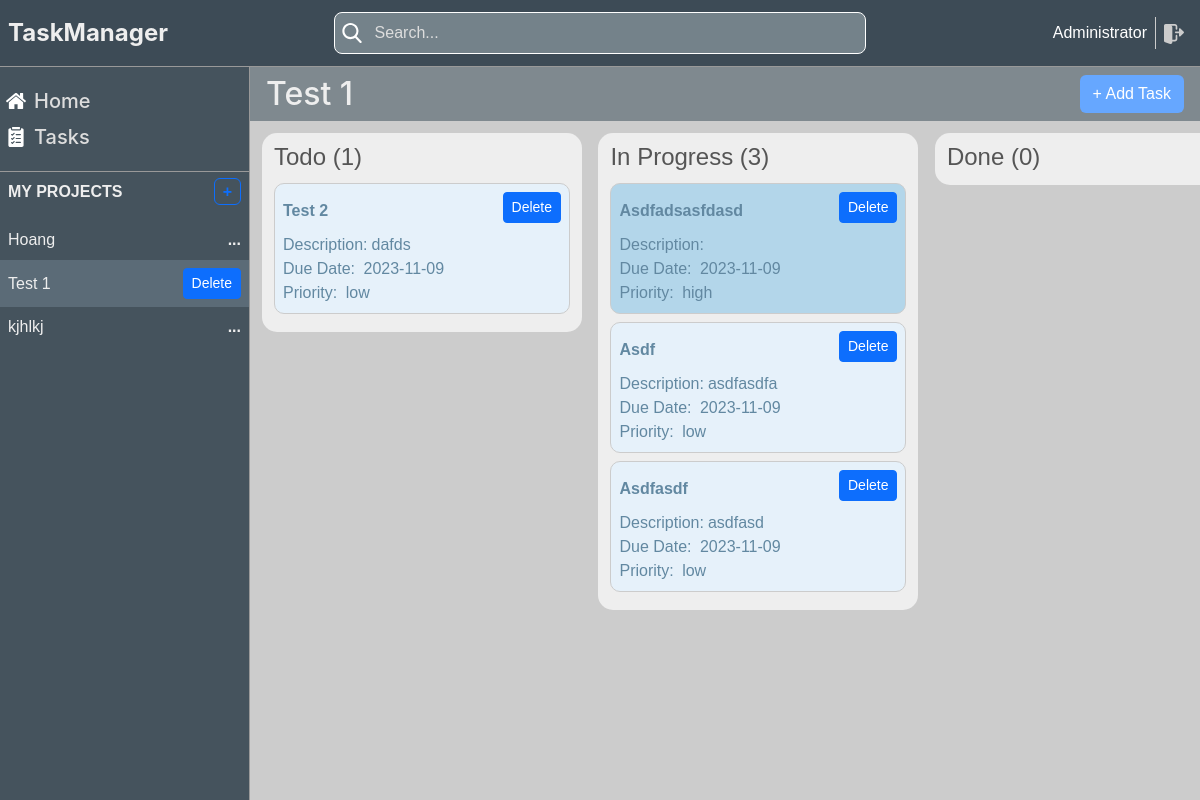
Before: /projects/2 (signed in) with the older database file.
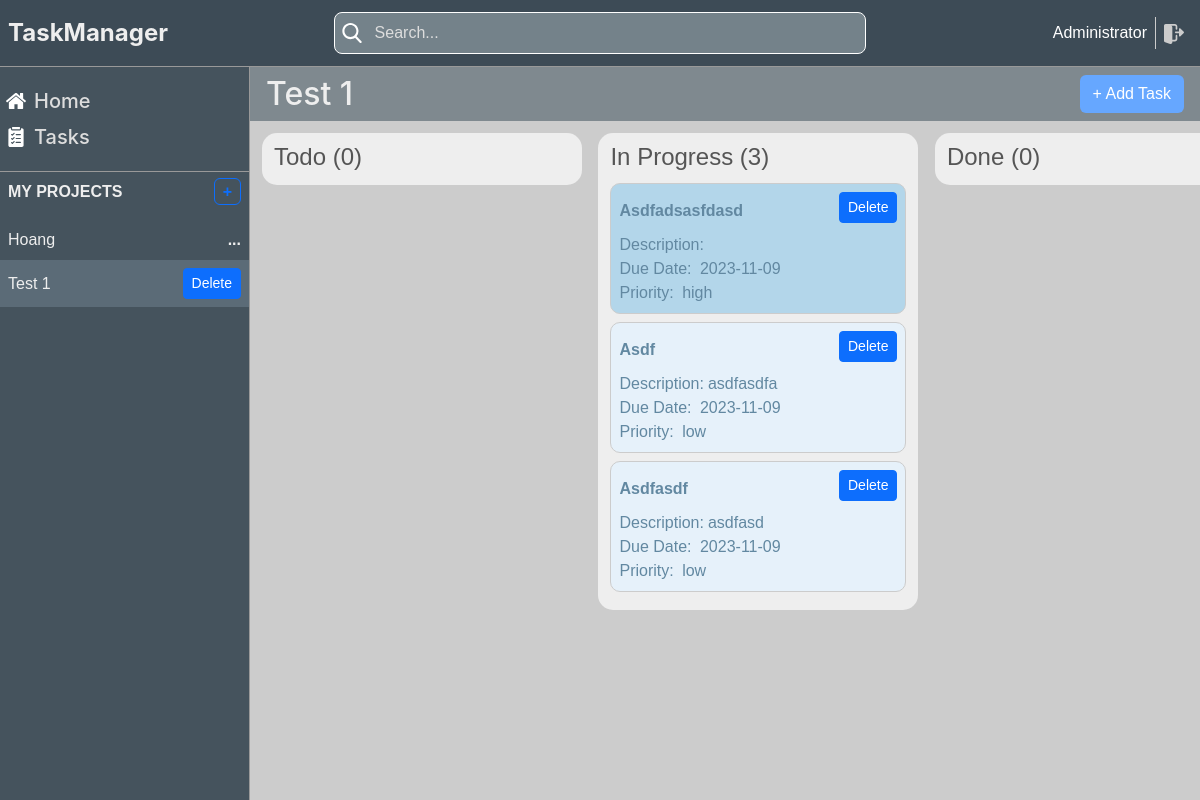
After: the same page with the newer database file.
### task_management/models.py (models this page shows, shortened)
class Project(db.Model):
    __tablename__ = 'project'
    id = db.Column(db.Integer, primary_key=True)
    name = db.Column(db.String(255))
    description = db.Column(db.Text)
    status = db.Column(db.String(100))
    active = db.Column(db.Boolean, default=True)
    sequence = db.Column(db.Integer)
    manager_id = db.Column(db.Integer, db.ForeignKey('user.id'))
    date_start = db.Column(db.Date)
    date_end = db.Column(db.Date)
    created_at = db.Column(db.DateTime, default=db.func.current_timestamp())
    updated_at = db.Column(db.DateTime, default=db.func.current_timestamp())
    create_uid = db.Column(db.Integer, default=0)
    write_uid = db.Column(db.Integer, default=0)
    tasks = db.relationship('Task', backref='project')
    progress = db.Column(db.Float)

class Task(db.Model):
    __tablename__ = 'task'
    id = db.Column(db.Integer, primary_key=True)
    project_id = db.Column(db.Integer, db.ForeignKey('project.id'))
    user_id = db.Column(db.Integer, db.ForeignKey('user.id'))
    status = db.Column(db.String(100))
    name = db.Column(db.String(255))
    description = db.Column(db.Text)
    active = db.Column(db.Boolean, default=True)
    priority = db.Column(db.Integer)
    sequence = db.Column(db.Integer)
    date_start = db.Column(db.Date)
    date_end = db.Column(db.Date)
    created_at = db.Column(db.DateTime, default=db.func.current_timestamp())
    updated_at = db.Column(db.DateTime, default=db.func.current_timestamp())

### task_management/project/views.py (the view)
@project_blueprint.route('/<int:project_id>', methods=['GET'])
@login_required
def project_by_id(project_id):
    project = db.get_or_404(Project, ident=project_id)
    session['active_project_id'] = project.id
    tasks = Task.query.filter(Task.project_id == project_id).all()
    task_list = get_task_list(tasks)
    return index(project_id=project, task_list=task_list)

### task_management/models.py (called while the page is built)
@login_manager.user_loader
def load_user(user_id):
    return User.query.get(int(user_id))

### task_management/routes.py (called while the page is built)
def login_required(f):
    @wraps(f)
    def decorated_function(*args, **kwargs):
        if not current_user.is_authenticated:
            return redirect(url_for('login'))
        return f(*args, **kwargs)
    return decorated_function

@app.route('/')
@login_required
def index(project_id=None, task_list=None, task_id=None):
    projects = Project.query.filter(Project.manager_id == current_user.id).all()
    mode = session.get('mode', '')
    if session.get('active_project_id'):
        project_id = Project.query.get(session.get('active_project_id'))
    return render_template('index.html',
                           projects=projects,
                           mode=mode,
                           active_project_id=project_id,
                           task_id=task_id,
                           task_list=task_list)

### task_management/templates/index.html (shortened to what this page needs)
<!DOCTYPE html>
<html lang="en">
<head>
    <link rel="stylesheet" href="https://cdn.jsdelivr.net/npm/bootstrap@5.2.3/dist/css/bootstrap.min.css"
>
    <link href="{{ url_for('static', filename='css/styles.css') }}" rel="stylesheet" type="text/css">
    <link href="{{ url_for('static', filename='css/default.css') }}" rel="stylesheet" type="text/css">
</head>
<body style="height: 100vh;max-height: 100%">
<div style="background: white" class="d-flex flex-column h-100">
    {% include 'header.html' %}
    <div class="d-flex" style="flex: 1;overflow: hidden">
        {% include 'sidebar.html' %}
        {% include 'content.html' %}
    </div>
</div>
</body>
</html>

### task_management/templates/sidebar.html (shortened to what this page needs)
<div class="sidebar box-shadow">
    <div class="sidebar-list"
         style="border-bottom: 1px solid #999">
        <div class="sidebar-item">
            <span>
                Home
            </span>
        </div>
        <a href="{{ url_for('tasks.tasks') }}">
            <div class="sidebar-item">
                <span>
                    Tasks
                </span>
            </div>
        </a>
    </div>
    <div class="sidebar-content">
        <div id="my-projects" class="sidebar-header">
            <span>my projects</span>
            <a href="{{ url_for('projects.new_project') }}">
                <span class="add-project border border-primary py-1 px-2 rounded-2">
                </span>
            </a>
        </div>
        <div class="project-list">
            {% for project in projects %}
                {% if project.id == session.active_project_id %}
                    <div class="project-item active"
                         onclick="window.location.href='{{ url_for('projects.project_by_id', project_id=project.id) }}'">
                        <p>{{ project.name }}</p>
                        <span>
                            <button class="btn btn-primary btn-sm" onclick="event.stopPropagation(); window.location.href='/projects/delete/{{ project.id }}'">
                                Delete
                            </button>
                        </span>
                    </div>
                {% else %}
                    <div class="project-item"
                         onclick="window.location.href='{{ url_for('projects.project_by_id', project_id=project.id) }}'">
                        <p>{{ project.name }}</p>
                        <span>...</span>
                    </div>
                {% endif %}
            {% endfor %}
        </div>
    </div>
</div>

### task_management/templates/content.html
<div class="content" id="content-window">
    {% if task_id != None %}
        <div class="content-header">
            <h2>{{ task_id.name }}</h2>
        </div>
        <div class="content-container">
            <div class="content-option">
                {% if mode != 'edit' %}
                    <button class="btn btn-primary" onclick="editTask({{ task_id.id }})">
                        Edit Task
                    </button>
                {% else %}
                    <div class="m-1">
                        <button class="btn btn-primary" type="submit" onclick="saveTask({{ task_id.id }})">
                            Save Task
                        </button>
                        <button class="btn btn-danger" onclick="window.location.href='/tasks/{{ task_id.id }}'">
                            Cancel
                        </button>
                    </div>
                {% endif %}
                <div>
                    <button id="todo"
                            class="btn {% if task_id.status == 'todo' %} btn-primary {% else %}btn-secondary {% endif %}"
                            onclick="updateTaskStatus('{{ task_id.id }}', 'todo')">
                        To Do
                    </button>
                    <button id="in-progress"
                            class="btn {% if task_id.status == 'in-progress' %} btn-primary {% else %}btn-secondary {% endif %}"
                            onclick="updateTaskStatus('{{ task_id.id }}', 'in-progress')">
                        In Progress
                    </button>
                    <button id="done"
                            class="btn {% if task_id.status == 'done' %} btn-primary {% else %}btn-secondary {% endif %}"
                            onclick="updateTaskStatus('{{ task_id.id }}', 'done')">
                        Done
                    </button>
                </div>
            </div>
            <div class="content-task">
                <div>
                    <div class="content-task-line">
                        <label for="name">Task Name:</label>
                        <input type="text" id="name" name="name" value="{{ task_id.name }}" {% if mode != 'edit' %}
                               disabled {% endif %}/>
                    </div>
                    <div class="content-task-line">
                        <label for="active">Active:</label>
                        <input type="checkbox" id="active" name="active" {% if task_id.active %}
                               checked {% endif %} {% if mode != 'edit' %} disabled {% endif %}/>
                    </div>
                    <div class="content-task-line">
                        <label for="priority">Priority:</label>
                        <select id="priority" name="priority" {% if mode != 'edit' %} disabled {% endif %}>
                            <option value="low" {% if task_id.priority == 'low' %} selected {% endif %}>Low</option>
                            <option value="medium" {% if task_id.priority == 'medium' %} selected {% endif %}>Medium
                            </option>
                            <option value="high" {% if task_id.priority == 'high' %} selected {% endif %}>High</option>
                        </select>
                    </div>
                </div>
                <div>
                    <div class="content-task-line">
                        <label for="project_id">Project:</label>
                        <select id="project_id" name="project_id" {% if mode != 'edit' %} disabled {% endif %}>
                            {% for project in projects %}
                                <option value="{{ project.id }}" {% if task_id.project_id == project.id %} selected
                                {% endif %}>{{ project.name }}</option>
                            {% endfor %}
                        </select>
                    </div>
                    <div class="content-task-line">
                        <label for="status">Status:</label>
                        <select id="status" name="status" {% if mode != 'edit' %} disabled {% endif %}>
                            <option value="todo" {% if task_id.status == 'todo' %} selected {% endif %}>To Do</option>
                            <option value="in-progress" {% if task_id.status == 'in-progress' %} selected {% endif %}>
                                In Progress
                            </option>
                            <option value="done" {% if task_id.status == 'done' %} selected {% endif %}>Done</option>
                        </select>
                    </div>
                    <div class="content-task-line">
                        <label for="date_start">Start Date:</label>
                        <input type="date" id="date_start" name="date_start" value="{{ task_id.date_start }}"
                                {% if mode != 'edit' %} disabled {% endif %}/>
                    </div>
                    <div class="content-task-line">
                        <label for="date_end">Due Date:</label>
                        <input type="date" id="date_end" name="date_end" value="{{ task_id.date_end }}"
                                {% if mode != 'edit' %} disabled {% endif %}/>
                    </div>
                </div>
            </div>
            <div class="content-desc" id="description" contenteditable="{{ mode == 'edit' }}">
                <strong>Description:</strong>
                <span>{{ task_id.description or 'Description' }}</span>
            </div>
        </div>
    {% elif task_list != None %}
        <div class="content-header">
            <h2>{{ active_project_id.name }}</h2>
            <button class="btn" onclick="window.location.href='/tasks/new'">
                + Add Task
            </button>
        </div>
        <div class="project">
            {% for state, tasks in task_list.items() %}
                <div class="project-col">
                    <div class="project-header">
                        <h4>{{ state.replace('-', ' ') }} ({{ tasks|length }})</h4>
                    </div>
                    <div id="{{ state }}" class="project-detail">
                        {% for task in tasks %}
                            <div onclick="window.location.href='/tasks/{{ task.id }}'"
                                 class="task {% if task.priority == 'high' %} task-high{% elif task.priority == 'medium' %}task-med {% else %}task-low {% endif %}"
                                 id="{{ task.id }}">
                                <div class="d-flex justify-content-between align-items-center">
                                    <p>
                                        {{ task.name }}
                                    </p>
                                    <a class="stopPropagation btn btn-primary btn-sm" style="margin-bottom: 10px"
                                       href="/tasks/delete/{{ task.id }}">
                                        Delete
                                    </a>
                                </div>
                                <div>
                                    <span>Description:</span>{{ task.description or '' }}
                                </div>
                                <div>
                                    <span>Due Date:</span> {{ task.date_end }}
                                </div>
                                <div>
                                    <span>Priority:</span> {{ task.priority }}
                                </div>
                            </div>
                        {% endfor %}
                    </div>
                </div>
            {% endfor %}
        </div>
    {% else %}
        <h3 class="font-inter p-2">
            No active project
        </h3>
    {% endif %}
</div>

Changed rows visible on the page:
removed Project: name "kjhlkj"
removed Task: name "Test 2", description "dafds", date_end "2023-11-09", priority "low", shown under "Todo"
Other visible differences:
new list line: "Todo ( 0 )"
list line gone: "Todo ( 1 )"
